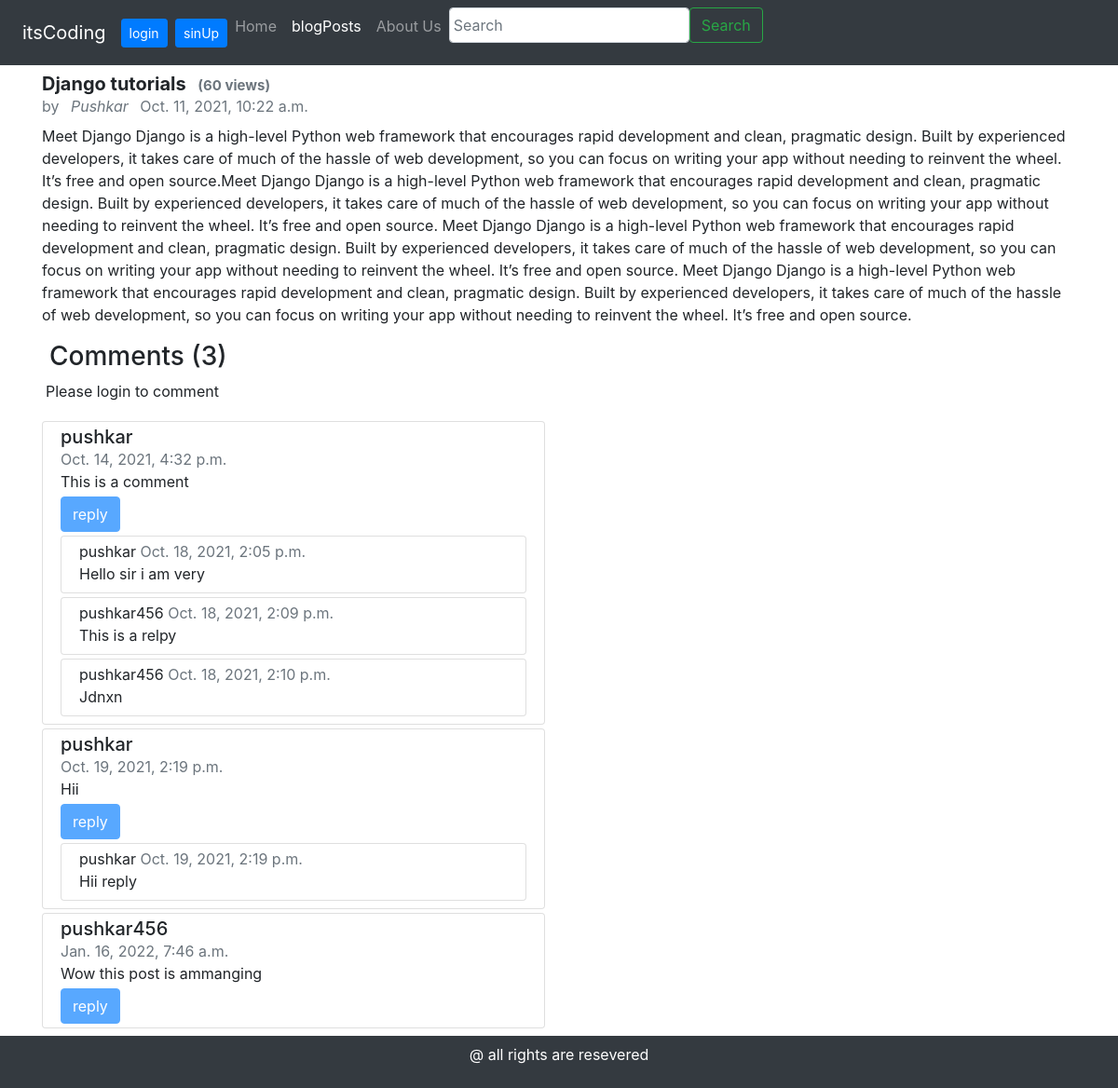
The app's page /blog/Django-tutorials with its own data.
### blogPost/models.py (models this page shows, shortened)
class Post(models.Model):
        sno=models.AutoField(primary_key=True)
        tittle=models.CharField(max_length=120)
        author=models.CharField(max_length=120)
        content=models.TextField()
        views=models.IntegerField(default=0)
        timestamp=models.DateTimeField(blank=True)
        slug = models.CharField(max_length = 250, null = True, blank = True)

class Comments(models.Model):
        sno=models.AutoField(primary_key=True)
        user=models.ForeignKey(User,on_delete=models.CASCADE)
        content=models.TextField()
        timestamp=models.DateTimeField(default=now)
        post = models.ForeignKey(Post,on_delete=models.CASCADE)
        parent=models.ForeignKey('self',on_delete=models.CASCADE,null=True)

### blogPost/views.py (the view)
# urls.py: path('<str:slug>',views.post,name="post")
def post(request,slug):
     post=Post.objects.filter(slug=slug).first()
     post.views=post.views+1
     post.save()
     comments=Comments.objects.filter(post=post,parent=None)
     replies=Comments.objects.filter(post=post).exclude(parent=None)
     replydict={}
     for reply in replies:
         if reply.parent.sno not in replydict.keys():
             replydict[reply.parent.sno]=[reply]
         else:
             replydict[reply.parent.sno].append(reply)
     dict2={'post':post,'comments':comments,'user':request.user,'replies':replydict}
     return render(request,"post.html",dict2)

### blogPost/templatetags/extras.py (called while the page is built)
@register.filter(name='dictkey')
def dictkey(dict1,key):
    return dict1.get(key)

### blogPost/templates/post.html (shortened to what this page needs)
{% extends 'basic.html' %}
{% block blogactive %} active {% endblock %}
{% block body %}
<body>
			<div class="container my-2 ">
									<h5 class="card-title mb-0 font-weight-bold">{{ post.tittle }} <span class="text-muted mb-2 ml-2" style="font-size:15px;">({{post.views}} views)</span>  </h5>
							   <p class="text-muted mb-2"> by
							   <span class="font-italic mx-2"> {{ post.author }}  </span>  {{ post.timestamp }} </p>
									<p>{{post.content}}</p> </hr>
									<h3 class="ml-2">Comments
									  <span>({{comments.count}})</span></h3>
									<div class="row m-1">
													{% if user.is_authenticated %}
													<form class="form" action="/blog/blogComment" method="post">
															{% csrf_token %}
															<input class="m-2 form-control" name="comment" type="text" placeholder="enter a comment here">
															<input class=" mx-2" name="postsno" type="hidden" value="{{post.sno}}">
															<input class="mx-2 btn btn-primary" type="submit"   value="submit">
												</form>
												{% else %}
												<p>Please login to comment</p>
												{% endif %}
									</div>
						    {% for comment in comments %}
									<div class="row mb-1">
											<div class="col-sm-6">
													 <div class="card">
																<div class="card-body p-1">
																		<div class="card-tittle col-12">
															 				<h5 class=" my-0">{{comment.user.username}}</h5>
															 				<span class="text-muted">{{comment.timestamp}}</span>
															 			 	<p class="card-text mb-1">{{comment.content}}</p>
											{% if user.is_authenticated %}
															 			<button class="btn btn-primary" type="button" data-toggle="collapse" data-target="#reply{{comment.sno}}" aria-expanded="false" aria-controls="collapseExample">reply</button>
									{% else %}
									            <button class="btn btn-primary disabled" type="button">reply</button>
	           {% endif %}
	            {% load extras %}
	            {% for reply in replies|dictkey:comment.sno %}
	                        <div class=" bg my-1">
	                          <div class="card">
															        	<div class="card-body p-1">
																		       <div class="card-tittle col-12">
															 				       <h7 class=" my-1">{{reply.user.username}}</h7>
															 				       <span class="text-muted">{{reply.timestamp}}</span>
															 			        	<p class="card-text mb-1">{{reply.content}}</p>
	                        				   </div>
	                            </div>
	                          </div>
	                        </div>
	                     {% endfor %}
															 		 </div>
										      	</div>
										    </div>
										 </div>
									</div>
									{% endfor %}
			</div>
</body>
{% endblock %}

### records on screen
Post: tittle "Django tutorials", views "60", author "Pushkar", timestamp "Oct. 11, 2021, 10:22 a.m.", content "Meet Django Django is a high-level Python web framework that encourages rapid development and clean, pragmatic design. Built by experienced developers, it takes care of much of the hassle of web development, so you can focus on writing your app without needing to reinvent the wheel. It’s free and open source.Meet Django Django is a high-level Python web framework that encourages rapid development and clean, pragmatic design. Built by experienced developers, it takes care of much of the hassle of web development, so you can focus on writing your app without needing to reinvent the wheel. It’s free and open source. Meet Django Django is a high-level Python web framework that encourages rapid…"
Comments: user.username "pushkar", timestamp "Oct. 14, 2021, 4:32 p.m.", content "This is a comment"
Comments: user.username "pushkar", timestamp "Oct. 18, 2021, 2:05 p.m.", content "Hello sir i am very"
Comments: user.username "pushkar456", timestamp "Oct. 18, 2021, 2:09 p.m.", content "This is a relpy"
Comments: user.username "pushkar456", timestamp "Oct. 18, 2021, 2:10 p.m.", content "Jdnxn"
Comments: user.username "pushkar", timestamp "Oct. 19, 2021, 2:19 p.m.", content "Hii"
Comments: user.username "pushkar", timestamp "Oct. 19, 2021, 2:19 p.m.", content "Hii reply"
Comments: user.username "pushkar456", timestamp "Jan. 16, 2022, 7:46 a.m.", content "Wow this post is ammanging"

### other values on screen
{{ comments.count }} "3"
